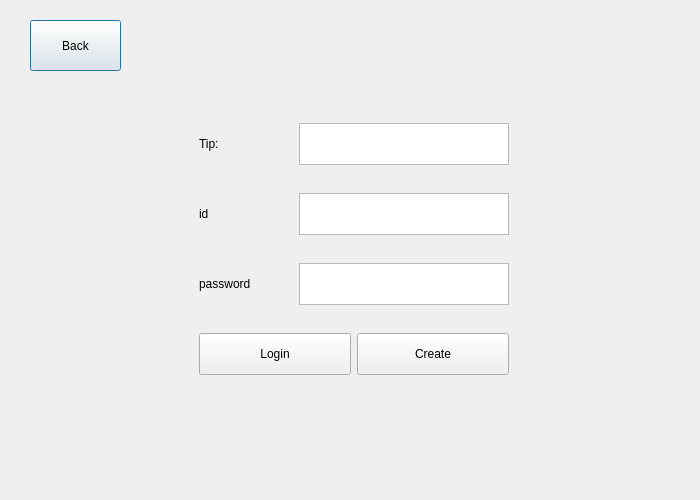
<?xml version="1.0" encoding="UTF-8"?>
<ui version="4.0">
 <class>Login</class>
 <widget class="QDialog" name="Login">
  <property name="geometry">
   <rect>
    <x>0</x>
    <y>0</y>
    <width>700</width>
    <height>500</height>
   </rect>
  </property>
  <property name="maximumSize">
   <size>
    <width>700</width>
    <height>500</height>
   </size>
  </property>
  <property name="windowTitle">
   <string>Dialog</string>
  </property>
  <widget class="QPushButton" name="Btn_Back">
   <property name="geometry">
    <rect>
     <x>30</x>
     <y>20</y>
     <width>91</width>
     <height>51</height>
    </rect>
   </property>
   <property name="text">
    <string>Back</string>
   </property>
  </widget>
  <widget class="QWidget" name="widget_4" native="true">
   <property name="geometry">
    <rect>
     <x>190</x>
     <y>110</y>
     <width>328</width>
     <height>280</height>
    </rect>
   </property>
   <property name="maximumSize">
    <size>
     <width>370</width>
     <height>280</height>
    </size>
   </property>
   <layout class="QVBoxLayout" name="verticalLayout">
    <item>
     <widget class="QWidget" name="widget" native="true">
      <property name="maximumSize">
       <size>
        <width>360</width>
        <height>60</height>
       </size>
      </property>
      <layout class="QHBoxLayout" name="horizontalLayout">
       <item>
        <widget class="QLabel" name="label">
         <property name="text">
          <string>Tip:</string>
         </property>
        </widget>
       </item>
       <item>
        <widget class="QTextBrowser" name="Tip_Login">
         <property name="maximumSize">
          <size>
           <width>210</width>
           <height>16777215</height>
          </size>
         </property>
        </widget>
       </item>
      </layout>
     </widget>
    </item>
    <item>
     <widget class="QWidget" name="widget_2" native="true">
      <property name="maximumSize">
       <size>
        <width>360</width>
        <height>60</height>
       </size>
      </property>
      <layout class="QHBoxLayout" name="horizontalLayout_2">
       <item>
        <widget class="QLabel" name="label_2">
         <property name="text">
          <string>id</string>
         </property>
        </widget>
       </item>
       <item>
        <widget class="QTextEdit" name="Edit_ID">
         <property name="maximumSize">
          <size>
           <width>210</width>
           <height>16777215</height>
          </size>
         </property>
        </widget>
       </item>
      </layout>
     </widget>
    </item>
    <item>
     <widget class="QWidget" name="widget_3" native="true">
      <property name="maximumSize">
       <size>
        <width>360</width>
        <height>60</height>
       </size>
      </property>
      <layout class="QHBoxLayout" name="horizontalLayout_3">
       <item>
        <widget class="QLabel" name="label_3">
         <property name="text">
          <string>password</string>
         </property>
        </widget>
       </item>
       <item>
        <widget class="QTextEdit" name="Edit_Pass">
         <property name="maximumSize">
          <size>
           <width>210</width>
           <height>16777215</height>
          </size>
         </property>
        </widget>
       </item>
      </layout>
     </widget>
    </item>
    <item>
     <widget class="QWidget" name="widget_5" native="true">
      <property name="maximumSize">
       <size>
        <width>360</width>
        <height>60</height>
       </size>
      </property>
      <layout class="QHBoxLayout" name="horizontalLayout_4">
       <item>
        <widget class="QPushButton" name="Btn_Login">
         <property name="sizePolicy">
          <sizepolicy hsizetype="Minimum" vsizetype="Ignored">
           <horstretch>0</horstretch>
           <verstretch>0</verstretch>
          </sizepolicy>
         </property>
         <property name="text">
          <string>Login</string>
         </property>
        </widget>
       </item>
       <item>
        <widget class="QPushButton" name="Btn_Create">
         <property name="sizePolicy">
          <sizepolicy hsizetype="Minimum" vsizetype="Ignored">
           <horstretch>0</horstretch>
           <verstretch>0</verstretch>
          </sizepolicy>
         </property>
         <property name="text">
          <string>Create</string>
         </property>
        </widget>
       </item>
      </layout>
     </widget>
    </item>
   </layout>
  </widget>
 </widget>
 <resources/>
 <connections/>
</ui>
